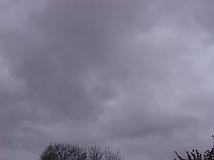
#> input picture dataset/stratus1.jpg, 214 x 160 px
$ python Thresholding_CloudImage.py
#> lines starting #> are read from the running program, lines starting #| are printed output that depends on the picture; after the words box and inside, x2 and y2 are one past the last pixel; in counts of white or black regions, pixels touching at a corner belong together
import cv2 as cv
import numpy as np
from matplotlib import pyplot as plt

stratus = cv.imread('dataset/stratus1.jpg')
#> stratus is the input picture: shape (160, 214, 3); mean B, G, R 146.6, 127.5, 130.4

# Convert to grayscale
gray_stratus = cv.cvtColor(stratus, cv.COLOR_BGR2GRAY)
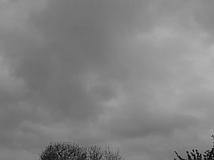
#> gray_stratus: shape (160, 214); min 0, max 177, mean 130.5

# Otsu's thresholding
Threshold_value, otsu_thresholded = cv.threshold(gray_stratus, 0, 255, cv.THRESH_BINARY + cv.THRESH_OTSU)
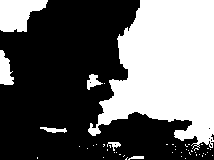
#> otsu_thresholded: shape (160, 214); 40.3% white; 48 white regions (41 under 20 px), largest, box (x1, y1, x2, y2) and area: (88, 0, 214, 149) 11983, (0, 0, 48, 32) 1077, (0, 50, 14, 85) 329
#> Threshold_value = 133
print(f"Otsu threshold value: {Threshold_value}")
#| Otsu threshold value: 133.0

# ─── MORPHOLOGICAL CLEANUP ──────────────────────────────────────
kernel = np.ones((5, 5), np.uint8)
cleaned = cv.morphologyEx(otsu_thresholded, cv.MORPH_OPEN, kernel)   # remove specks
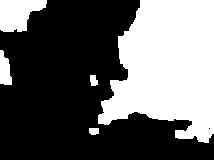
#> cleaned: shape (160, 214); 38.8% white; 5 white regions, box (x1, y1, x2, y2) and area: (98, 0, 214, 143) 11770, (0, 0, 47, 32) 1071, (0, 50, 12, 85) 308, (90, 75, 98, 86) 72, (89, 128, 99, 135) 64
cleaned = cv.morphologyEx(cleaned, cv.MORPH_CLOSE, kernel)           # fill holes
#> cleaned: shape (160, 214); 38.9% white; 4 white regions, box (x1, y1, x2, y2) and area: (89, 0, 214, 143) 11877, (0, 0, 47, 32) 1079, (0, 50, 12, 85) 308, (90, 75, 98, 86) 72

# ─── HISTOGRAM OF PIXEL INTENSITIES ─────────────────────────────
plt.hist(gray_stratus.ravel(), 256)
plt.title('Histogram of pixel intensities')
plt.xlabel('Pixel intensity')
plt.ylabel('Frequency')
plt.show()
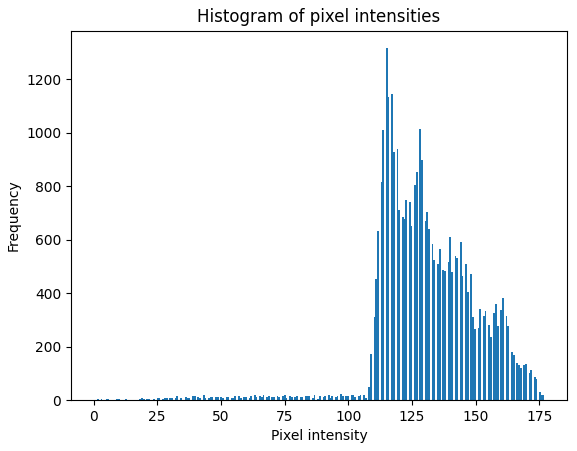
#> figure drawn by matplotlib, 1 panel; tallest bar 1317 high, from x = 114.8 to 115.5

# Visualize the result
plt.subplot(1, 3, 1)
plt.imshow(gray_stratus, cmap='gray')
plt.title('Original')
plt.axis('off')

plt.subplot(1, 3, 2)
plt.imshow(otsu_thresholded, cmap='gray')
plt.title("After Otsu's Method Thresholding")
plt.axis('off')

plt.subplot(1, 3, 3)
plt.imshow(cleaned, cmap='gray')
plt.title("Morphologically Cleaned")
plt.axis('off')

plt.show()

$ run again, with dataset/Cumulonimbus.jpg copied over dataset/stratus1.jpg
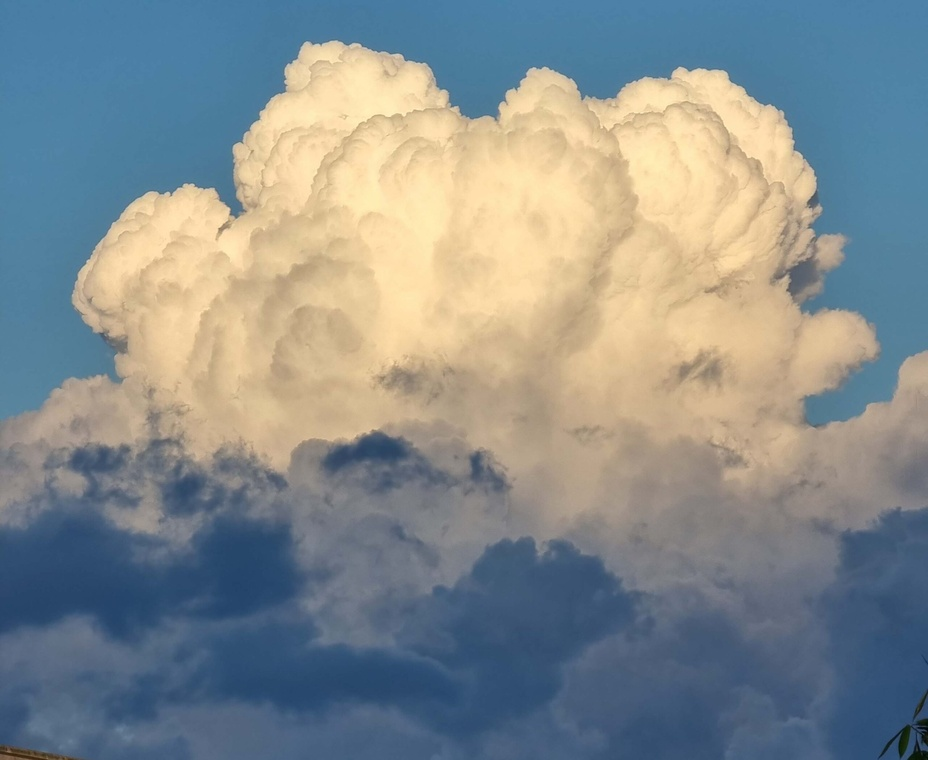
#> input picture dataset/Cumulonimbus.jpg, 928 x 760 px, shrunk from 2560 x 2096 before the run
#> stratus is the input picture: shape (760, 928, 3); mean B, G, R 141.3, 140.5, 133.3
#> `Threshold_value, otsu_thresholded = cv.threshold(gray_stratus, 0, 255,..`:
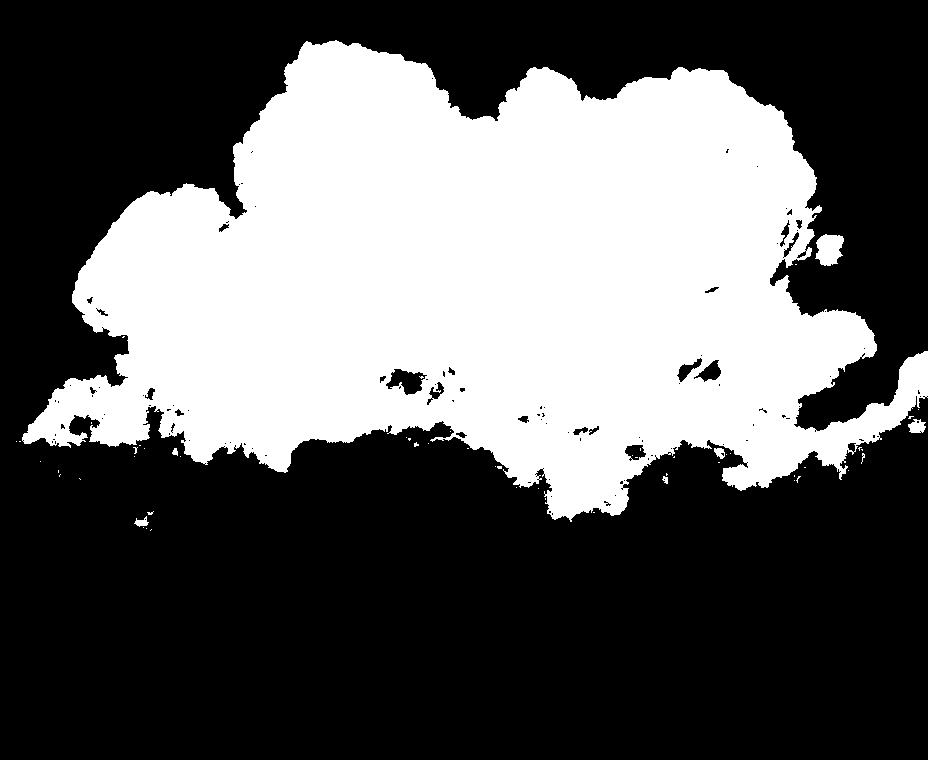
#> otsu_thresholded: shape (760, 928); 36.9% white; 56 white regions (49 under 20 px), largest, box (x1, y1, x2, y2) and area: (22, 40, 928, 522) 258689, (815, 234, 844, 266) 682, (908, 419, 926, 433) 178
#> Threshold_value = 150
#| Otsu threshold value: 150.0
#> `plt.show()`:
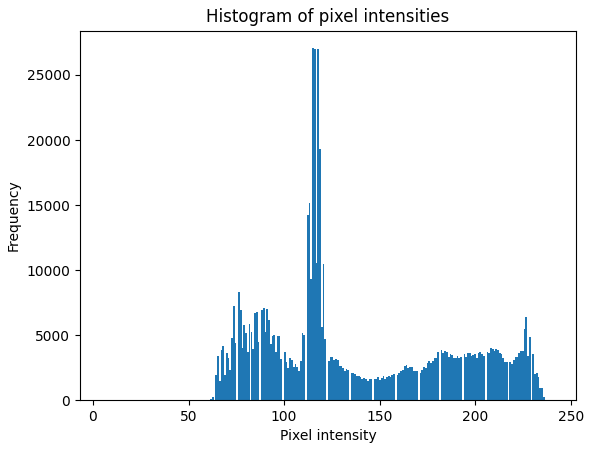
#> figure drawn by matplotlib, 1 panel; tallest bar 27059 high, from x = 114.7 to 115.6

$ run again, with dataset/Stratus2.png saved as dataset/stratus1.jpg
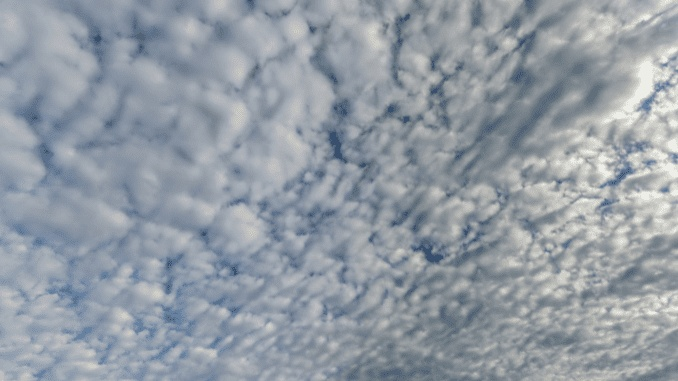
#> input picture dataset/Stratus2.png, 678 x 381 px
#> stratus is the input picture: shape (381, 678, 3); mean B, G, R 164.5, 155.4, 146.9
#> `Threshold_value, otsu_thresholded = cv.threshold(gray_stratus, 0, 255,..`:
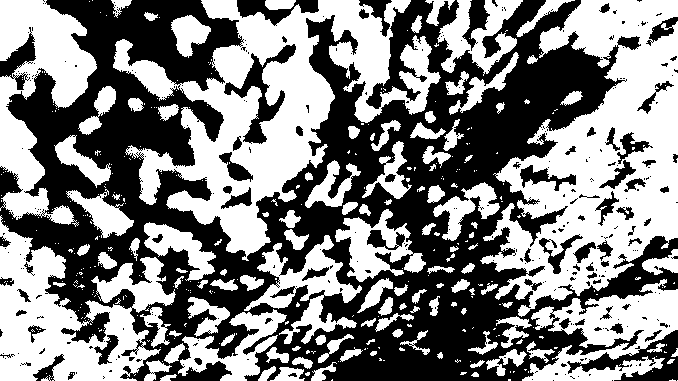
#> otsu_thresholded: shape (381, 678); 50.7% white; 325 black regions (255 under 20 px), largest, box (x1, y1, x2, y2) and area: (0, 0, 678, 381) 112822, (567, 330, 678, 381) 1950, (224, 44, 296, 144) 1766
#> Threshold_value = 153
#| Otsu threshold value: 153.0
#> `plt.show()`:
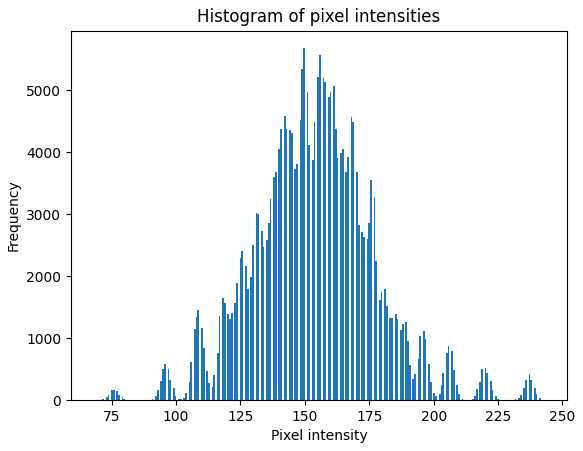
#> figure drawn by matplotlib, 1 panel; tallest bar 5675 high, from x = 149.3 to 150
